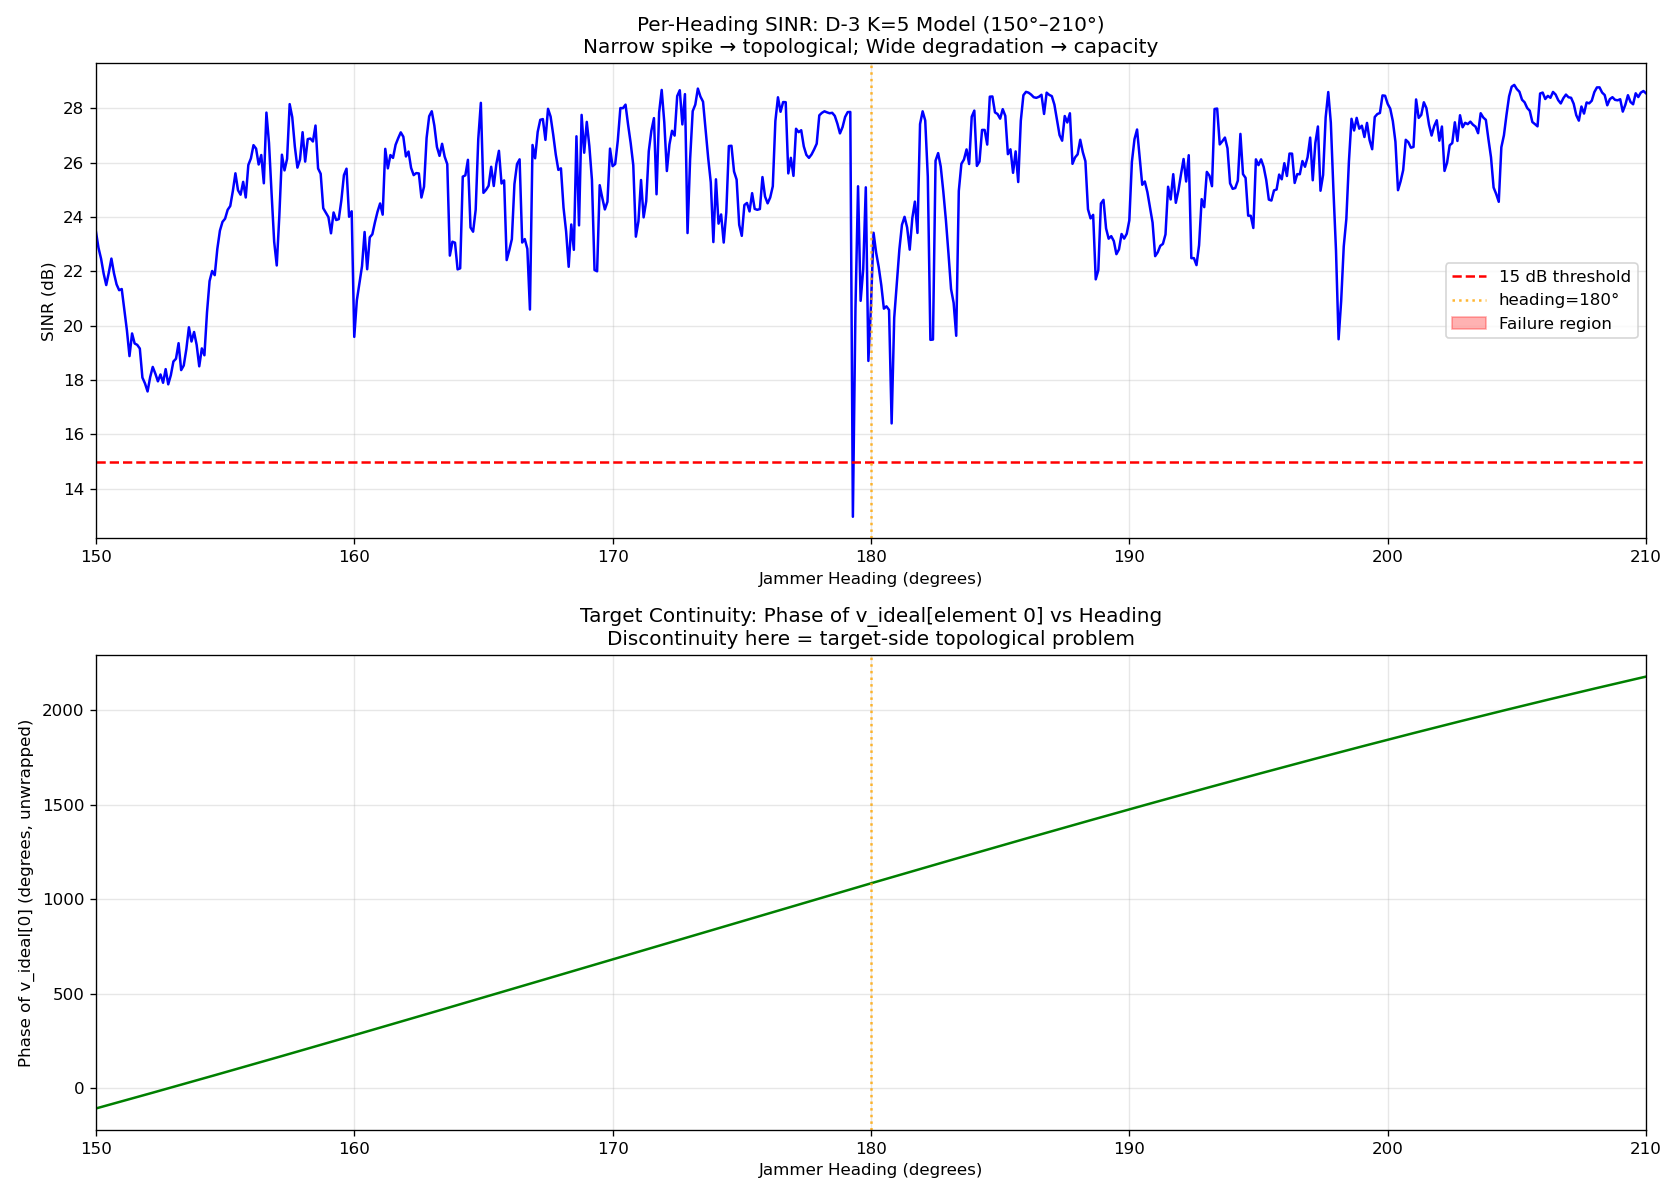

Recreate this plot in Python.
"""
Two diagnostics for the ~180-degree dead zone:

Diag A: Per-heading SINR curve at fine resolution (K=5 model, 150-210 deg range).
         Narrow spike = topological/phase discontinuity signature.
         Wide smooth degradation = capacity/optimization problem.

Diag B: Target continuity check.
         Compute v_ideal and g_exact * v_ideal at 178-182 deg at fine steps.
         Look for phase jumps, sign flips, or any non-smoothness in the
         TARGET FUNCTION itself - independent of any model.
"""
import os
import sys
import numpy as np
import matplotlib
matplotlib.use('Agg')
import matplotlib.pyplot as plt
from pathlib import Path

sys.path.append(os.path.abspath(r'D:\UAV Internship project\Phase 2 Track 1\em_realism'))
sys.path.append(os.path.abspath(r'D:\UAV Internship project\Phase 2 Track 2\array_structures'))
sys.path.append(os.path.abspath(r'D:\UAV Internship project\Stage 12 (Operational Analysis)'))
sys.path.append(os.path.abspath(r'D:\UAV Internship project\Stage 13 (AI Beamforming)'))
sys.path.append(os.path.abspath(r'D:\UAV Internship project\Stage 8 (Mesh Ray-Tracing)'))

import torch
from mesh_loader import load_uav_mesh
from conformal_array import get_conformal_array_parametric
from lcmv_stage8 import get_steering_vector
from attitude import euler_to_quaternion, rotate_points
from shadow_engine_batched import compute_shadow_mask_batched
from stage18_d3_covariance_train import (
    SIRENCovariancePredictor, d3_mvdr_beamformer, compute_sinr,
    get_steering_vector_pt
)

def main():
    device = torch.device('cpu')
    MESH_PATH = Path(r"D:\UAV Internship project\Stage 8 (Mesh Ray-Tracing)\assets\meshes\drone_prepared.stl")
    mesh = load_uav_mesh(MESH_PATH)
    pos_body, normals_body = get_conformal_array_parametric(mesh, N=32)
    pos_lambda_np = pos_body / 0.15
    pos_lambda = torch.tensor(pos_lambda_np, dtype=torch.float64)

    q_inv = euler_to_quaternion(np.deg2rad(15.0), 0, 0).conjugate()
    K_wave = 2.0 * np.pi / 0.15
    P_S, P_J, sigma2, alpha = 100.0, 10000.0, 1.0, 390.0

    sig_world = np.array([1.0, 0.0, 0.0])
    sig_body = rotate_points(sig_world.reshape(1,3), q_inv)[0]
    g_sig = compute_shadow_mask_batched(mesh, pos_body, normals_body, sig_body.reshape(1,3))[0]
    v_sig_np = g_sig * get_steering_vector(pos_body, K_wave * sig_body)
    v_sig = torch.tensor(v_sig_np, dtype=torch.complex128)

    # =========================================================
    # DIAG B: Target continuity check (NO MODEL NEEDED)
    # =========================================================
    print("\n" + "="*60)
    print("DIAG B: Target continuity check near heading=180°")
    print("="*60)
    print("Checking v_ideal = exp(2*pi*i * pos_lambda . d) and phase of each")
    print("element as heading crosses 180° (the atan2 branch cut).\n")

    fine_headings = np.arange(175.0, 185.1, 0.5)  # 0.5-deg steps around 180°

    # For each heading, compute:
    # 1. phi_j = atan2(dy, dx) in body frame -> check for branch cut
    # 2. v_ideal phase at element 0 (most informative single element)
    # 3. g_exact * v_ideal phase at element 0
    # 4. max phase jump between consecutive headings

    v_ideals = []
    phi_j_vals = []
    jam_bodies_list = []

    for h in fine_headings:
        jam_world = np.array([np.cos(np.deg2rad(h)), np.sin(np.deg2rad(h)), 0.0])
        jam_body = rotate_points(jam_world.reshape(1,3), q_inv)[0]
        jam_bodies_list.append(jam_body)
        phi_j_vals.append(np.arctan2(jam_body[1], jam_body[0]))

    # Get g_exact for all these headings at once
    jam_bodies_arr = np.array(jam_bodies_list)
    g_exact_arr = compute_shadow_mask_batched(mesh, pos_body, normals_body, jam_bodies_arr)

    print(f"  {'Heading':>8} | {'phi_j (body, deg)':>18} | {'|g[0]|':>8} | {'phase(v_ideal[0]) deg':>22} | {'phase(g*v[0]) deg':>18} | {'d_phase(v)':>12}")
    print(f"  {'-'*110}")

    prev_phase_v = None
    prev_phase_gv = None
    for i, h in enumerate(fine_headings):
        jam_body = jam_bodies_list[i]
        jam_body_t = torch.tensor(jam_body, dtype=torch.float64).unsqueeze(0)
        theta_j = torch.acos(jam_body_t[:, 2] / torch.norm(jam_body_t, dim=1))
        phi_j   = torch.atan2(jam_body_t[:, 1], jam_body_t[:, 0])

        v_ideal_t = get_steering_vector_pt(pos_lambda, theta_j, phi_j)
        v_ideal_np = v_ideal_t[0].numpy()

        g = g_exact_arr[i]
        gv = g * v_ideal_np

        phase_v0  = np.angle(v_ideal_np[0], deg=True)
        phase_gv0 = np.angle(gv[0], deg=True)
        phi_body_deg = np.rad2deg(phi_j_vals[i])

        dphase_str = "—"
        if prev_phase_v is not None:
            dp = phase_v0 - prev_phase_v
            # Unwrap manually for display
            if dp > 180: dp -= 360
            if dp < -180: dp += 360
            dphase_str = f"{dp:+.2f}°"
        
        prev_phase_v  = phase_v0
        prev_phase_gv = phase_gv0

        print(f"  {h:>8.1f}° | {phi_body_deg:>18.3f}° | {np.abs(g[0]):>8.4f} | {phase_v0:>22.3f}° | {phase_gv0:>18.3f}° | {dphase_str:>12}")

    # Also check phase continuity across ALL 32 elements at crossing point
    print(f"\n  Phase jump matrix (all 32 elements) at 179.5->180.0->180.5 deg:")
    for step_idx, h_pair in enumerate([(179.5, 180.0), (180.0, 180.5)]):
        h0, h1 = h_pair
        i0 = np.where(np.isclose(fine_headings, h0))[0][0]
        i1 = np.where(np.isclose(fine_headings, h1))[0][0]

        jam0 = torch.tensor(jam_bodies_list[i0], dtype=torch.float64).unsqueeze(0)
        jam1 = torch.tensor(jam_bodies_list[i1], dtype=torch.float64).unsqueeze(0)

        th0 = torch.acos(jam0[:,2]/torch.norm(jam0,dim=1)); ph0 = torch.atan2(jam0[:,1],jam0[:,0])
        th1 = torch.acos(jam1[:,2]/torch.norm(jam1,dim=1)); ph1 = torch.atan2(jam1[:,1],jam1[:,0])

        v0 = get_steering_vector_pt(pos_lambda, th0, ph0)[0].numpy()
        v1 = get_steering_vector_pt(pos_lambda, th1, ph1)[0].numpy()

        phase_diffs = np.rad2deg(np.angle(v1 / v0))  # element-wise phase jump

        print(f"\n  Crossing {h0}->{h1} deg:")
        print(f"    max |Δphase| across elements = {np.max(np.abs(phase_diffs)):.4f}°")
        print(f"    mean|Δphase|                 = {np.mean(np.abs(phase_diffs)):.4f}°")
        print(f"    Any |Δphase| > 90°?          = {np.any(np.abs(phase_diffs) > 90)}")
        print(f"    Full spectrum: {' | '.join([f'{p:+.1f}°' for p in phase_diffs])}")

    # =========================================================
    # DIAG A: Per-heading SINR curve from existing K=5 model
    # =========================================================
    print("\n" + "="*60)
    print("DIAG A: Per-heading SINR from K=5 model (150°–210°)")
    print("="*60)

    model = SIRENCovariancePredictor(w0=30.0, K_rank=5).to(device)
    model.load_state_dict(torch.load("siren_beamformer_d3_cov_K5_seed2.pt", map_location=device))
    model.eval()

    # Use the full 3600-point cached dataset (0.1 deg resolution)
    data = np.load("dataset_3600_masks.npz")
    g_full = data['g_exact']
    headings_full = np.linspace(0, 360, 3600, endpoint=False)  # 0.1 deg steps

    # Select range 150-210 deg
    mask = (headings_full >= 150) & (headings_full <= 210)
    headings_diag = headings_full[mask]
    g_diag = g_full[mask]

    jam_bodies_diag = np.zeros((len(headings_diag), 3))
    for i, h in enumerate(headings_diag):
        jam_world = np.array([np.cos(np.deg2rad(h)), np.sin(np.deg2rad(h)), 0.0])
        jam_bodies_diag[i] = rotate_points(jam_world.reshape(1,3), q_inv)[0]

    jam_bodies_t = torch.tensor(jam_bodies_diag, dtype=torch.float64)
    g_diag_t = torch.tensor(g_diag, dtype=torch.complex128)

    theta_j = torch.acos(jam_bodies_t[:,2] / torch.norm(jam_bodies_t,dim=1))
    phi_j   = torch.atan2(jam_bodies_t[:,1], jam_bodies_t[:,0])

    v_true = g_diag_t * get_steering_vector_pt(pos_lambda, theta_j, phi_j)
    R_j = P_J * torch.einsum('bi,bj->bij', v_true, torch.conj(v_true))
    R_s = P_S * torch.einsum('i,j->ij', v_sig, torch.conj(v_sig)).unsqueeze(0).expand(len(headings_diag),-1,-1)
    R_n = sigma2 * torch.eye(32, dtype=torch.complex128).unsqueeze(0).expand(len(headings_diag),-1,-1)

    with torch.no_grad():
        U = model(jam_bodies_t.float()).to(torch.complex128)
        w = d3_mvdr_beamformer(U, v_sig, P_J, sigma2, alpha)
        sinr = compute_sinr(w, R_s, R_j, R_n).numpy()

    # Print summary stats
    print(f"\n  Heading range 150-210°: {len(headings_diag)} points (0.1° resolution)")
    print(f"  Overall min SINR in range: {sinr.min():.2f} dB at heading {headings_diag[np.argmin(sinr)]:.1f}°")
    print(f"  Overall max SINR in range: {sinr.max():.2f} dB at heading {headings_diag[np.argmax(sinr)]:.1f}°")

    # Check width of the dip below 15 dB
    below_threshold = headings_diag[sinr < 15.0]
    if len(below_threshold) > 0:
        dip_width = below_threshold[-1] - below_threshold[0]
        dip_center = (below_threshold[-1] + below_threshold[0]) / 2
        print(f"\n  Region below 15 dB threshold:")
        print(f"    From {below_threshold[0]:.1f}° to {below_threshold[-1]:.1f}°")
        print(f"    Width: {dip_width:.1f}°  (narrow spike=topological; wide=capacity)")
        print(f"    Center: {dip_center:.1f}°")
    else:
        print("  No region below 15 dB in this range.")

    # Fine printout around the worst region
    worst_idx = np.argmin(sinr)
    print(f"\n  Fine-grained SINR around worst heading ({headings_diag[worst_idx]:.1f}°):")
    window = slice(max(0, worst_idx - 30), min(len(sinr), worst_idx + 31))
    for h, s in zip(headings_diag[window], sinr[window]):
        bar = "█" * max(0, int(s))
        thresh_marker = " <-- BELOW 15dB" if s < 15.0 else ""
        print(f"    {h:6.1f}°: {s:7.2f} dB {thresh_marker}")

    # Plot
    fig, axes = plt.subplots(2, 1, figsize=(14, 10))

    # Top: SINR curve
    axes[0].plot(headings_diag, sinr, 'b-', linewidth=1.5)
    axes[0].axhline(15.0, color='red', linestyle='--', label='15 dB threshold')
    axes[0].axvline(180.0, color='orange', linestyle=':', alpha=0.8, label='heading=180°')
    axes[0].fill_between(headings_diag, sinr, 15.0, where=(sinr < 15.0),
                         alpha=0.3, color='red', label='Failure region')
    axes[0].set_xlabel('Jammer Heading (degrees)')
    axes[0].set_ylabel('SINR (dB)')
    axes[0].set_title('Per-Heading SINR: D-3 K=5 Model (150°–210°)\nNarrow spike → topological; Wide degradation → capacity')
    axes[0].legend()
    axes[0].grid(True, alpha=0.3)
    axes[0].set_xlim(150, 210)

    # Bottom: Phase of v_ideal[0] across the same range
    phases_v0 = []
    for i, h in enumerate(headings_diag):
        jb = torch.tensor(jam_bodies_diag[i], dtype=torch.float64).unsqueeze(0)
        th = torch.acos(jb[:,2]/torch.norm(jb,dim=1)); ph = torch.atan2(jb[:,1],jb[:,0])
        v_i = get_steering_vector_pt(pos_lambda, th, ph)[0].numpy()
        phases_v0.append(np.angle(v_i[0], deg=True))

    phases_v0 = np.unwrap(np.array(phases_v0), period=360)
    axes[1].plot(headings_diag, phases_v0, 'g-', linewidth=1.5)
    axes[1].axvline(180.0, color='orange', linestyle=':', alpha=0.8)
    axes[1].set_xlabel('Jammer Heading (degrees)')
    axes[1].set_ylabel('Phase of v_ideal[0] (degrees, unwrapped)')
    axes[1].set_title('Target Continuity: Phase of v_ideal[element 0] vs Heading\nDiscontinuity here = target-side topological problem')
    axes[1].grid(True, alpha=0.3)
    axes[1].set_xlim(150, 210)

    plt.tight_layout()
    plt.savefig('diag_180deg_deadzone_seed2.png', dpi=120)
    plt.close()
    print(f"\n  Plot saved: diag_180deg_deadzone_seed2.png")
    print("\nDone.")

if __name__ == '__main__':
    main()
